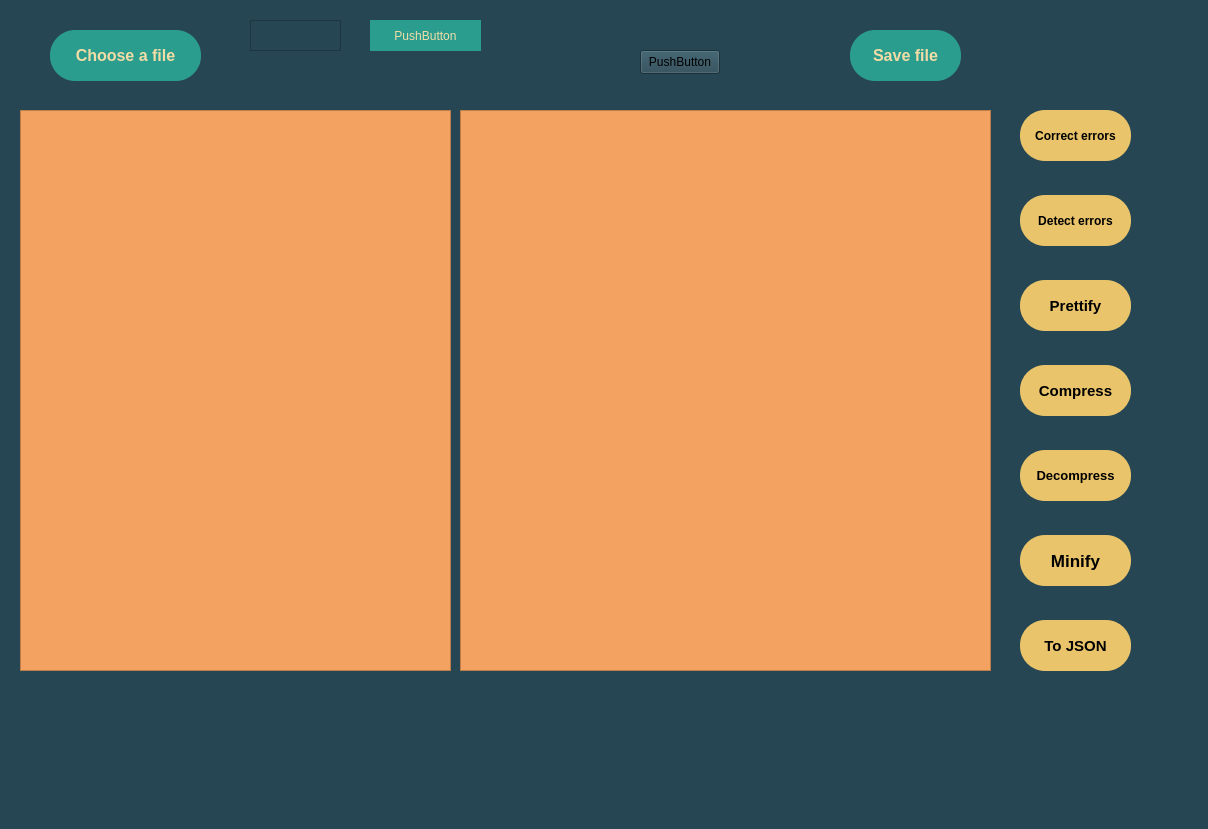
<?xml version="1.0" encoding="UTF-8"?>
<ui version="4.0">
 <class>MainWindow</class>
 <widget class="QMainWindow" name="MainWindow">
  <property name="geometry">
   <rect>
    <x>0</x>
    <y>0</y>
    <width>1208</width>
    <height>829</height>
   </rect>
  </property>
  <property name="windowTitle">
   <string>MainWindow</string>
  </property>
  <property name="styleSheet">
   <string notr="true">background-color: #264653;</string>
  </property>
  <widget class="QWidget" name="centralwidget">
   <widget class="QPushButton" name="pushButton">
    <property name="geometry">
     <rect>
      <x>50</x>
      <y>30</y>
      <width>151</width>
      <height>51</height>
     </rect>
    </property>
    <property name="font">
     <font>
      <pointsize>12</pointsize>
      <bold>true</bold>
     </font>
    </property>
    <property name="styleSheet">
     <string notr="true">QPushButton#pushButton {
border-radius: 25px;
background:  #2a9d8f;
padding: 6px;
color: #F2DCA6;
}</string>
    </property>
    <property name="text">
     <string>Choose a file</string>
    </property>
   </widget>
   <widget class="QPushButton" name="pushButton_2">
    <property name="geometry">
     <rect>
      <x>1020</x>
      <y>280</y>
      <width>111</width>
      <height>51</height>
     </rect>
    </property>
    <property name="font">
     <font>
      <pointsize>11</pointsize>
      <bold>true</bold>
     </font>
    </property>
    <property name="autoFillBackground">
     <bool>false</bool>
    </property>
    <property name="styleSheet">
     <string notr="true">QPushButton#pushButton_2 {
border-radius: 25px;
background: #e9c46a;
padding: 6px;
}</string>
    </property>
    <property name="text">
     <string>Prettify</string>
    </property>
   </widget>
   <widget class="QPushButton" name="pushButton_3">
    <property name="geometry">
     <rect>
      <x>850</x>
      <y>30</y>
      <width>111</width>
      <height>51</height>
     </rect>
    </property>
    <property name="font">
     <font>
      <pointsize>12</pointsize>
      <bold>true</bold>
     </font>
    </property>
    <property name="styleSheet">
     <string notr="true">QPushButton#pushButton_3 {
border-radius: 25px;
background:  #2a9d8f;
padding: 6px;
color: #F2DCA6;
}</string>
    </property>
    <property name="text">
     <string>Save file</string>
    </property>
   </widget>
   <widget class="QPushButton" name="pushButton_4">
    <property name="geometry">
     <rect>
      <x>1020</x>
      <y>365</y>
      <width>111</width>
      <height>51</height>
     </rect>
    </property>
    <property name="font">
     <font>
      <pointsize>11</pointsize>
      <bold>true</bold>
     </font>
    </property>
    <property name="styleSheet">
     <string notr="true">QPushButton#pushButton_4 {
border-radius: 25px;
background: #e9c46a;
padding: 6px;
}</string>
    </property>
    <property name="text">
     <string>Compress</string>
    </property>
   </widget>
   <widget class="QPushButton" name="pushButton_5">
    <property name="geometry">
     <rect>
      <x>1020</x>
      <y>450</y>
      <width>111</width>
      <height>51</height>
     </rect>
    </property>
    <property name="font">
     <font>
      <pointsize>10</pointsize>
      <bold>true</bold>
     </font>
    </property>
    <property name="styleSheet">
     <string notr="true">QPushButton#pushButton_5 {
border-radius: 25px;
background: #e9c46a;
padding: 6px;
}</string>
    </property>
    <property name="text">
     <string>Decompress</string>
    </property>
   </widget>
   <widget class="QPushButton" name="pushButton_6">
    <property name="geometry">
     <rect>
      <x>1020</x>
      <y>535</y>
      <width>111</width>
      <height>51</height>
     </rect>
    </property>
    <property name="font">
     <font>
      <pointsize>13</pointsize>
      <bold>true</bold>
     </font>
    </property>
    <property name="styleSheet">
     <string notr="true">QPushButton#pushButton_6 {
border-radius: 25px;
background: #e9c46a;
padding: 6px;
}</string>
    </property>
    <property name="text">
     <string>Minify</string>
    </property>
   </widget>
   <widget class="QPushButton" name="pushButton_7">
    <property name="geometry">
     <rect>
      <x>1020</x>
      <y>195</y>
      <width>111</width>
      <height>51</height>
     </rect>
    </property>
    <property name="font">
     <font>
      <bold>true</bold>
     </font>
    </property>
    <property name="styleSheet">
     <string notr="true">QPushButton#pushButton_7 {
border-radius: 25px;
background: #e9c46a;
padding: 6px;
}</string>
    </property>
    <property name="text">
     <string>Detect errors</string>
    </property>
   </widget>
   <widget class="QPushButton" name="pushButton_8">
    <property name="geometry">
     <rect>
      <x>1020</x>
      <y>110</y>
      <width>111</width>
      <height>51</height>
     </rect>
    </property>
    <property name="font">
     <font>
      <pointsize>9</pointsize>
      <bold>true</bold>
     </font>
    </property>
    <property name="styleSheet">
     <string notr="true">QPushButton#pushButton_8 {
border-radius: 25px;
background: #e9c46a;
padding: 6px;
}</string>
    </property>
    <property name="text">
     <string>Correct errors</string>
    </property>
   </widget>
   <widget class="QPushButton" name="pushButton_9">
    <property name="geometry">
     <rect>
      <x>1020</x>
      <y>620</y>
      <width>111</width>
      <height>51</height>
     </rect>
    </property>
    <property name="font">
     <font>
      <pointsize>11</pointsize>
      <bold>true</bold>
     </font>
    </property>
    <property name="styleSheet">
     <string notr="true">QPushButton#pushButton_9 {
border-radius: 25px;
background: #e9c46a;
padding: 6px;
}</string>
    </property>
    <property name="text">
     <string>To JSON</string>
    </property>
   </widget>
   <widget class="QTextBrowser" name="textBrowser">
    <property name="geometry">
     <rect>
      <x>20</x>
      <y>110</y>
      <width>431</width>
      <height>561</height>
     </rect>
    </property>
    <property name="styleSheet">
     <string notr="true">QTextBrowser#textBrowser{
background-color: #f4a261;
}</string>
    </property>
   </widget>
   <widget class="QTextBrowser" name="textBrowser_2">
    <property name="geometry">
     <rect>
      <x>460</x>
      <y>110</y>
      <width>531</width>
      <height>561</height>
     </rect>
    </property>
    <property name="styleSheet">
     <string notr="true">QTextBrowser#textBrowser_2{
background-color: #f4a261;
}</string>
    </property>
   </widget>
   <widget class="QPlainTextEdit" name="plainTextEdit">
    <property name="geometry">
     <rect>
      <x>250</x>
      <y>20</y>
      <width>91</width>
      <height>31</height>
     </rect>
    </property>
   </widget>
   <widget class="QPushButton" name="pushButton_10">
    <property name="geometry">
     <rect>
      <x>370</x>
      <y>20</y>
      <width>111</width>
      <height>31</height>
     </rect>
    </property>
    <property name="styleSheet">
     <string notr="true">QPushButton#pushButton_10 {
border-radius: 25px;
background:  #2a9d8f;
padding: 6px;
color: #F2DCA6;
}</string>
    </property>
    <property name="text">
     <string>PushButton</string>
    </property>
   </widget>
   <widget class="QPushButton" name="pushButton_11">
    <property name="geometry">
     <rect>
      <x>640</x>
      <y>50</y>
      <width>80</width>
      <height>24</height>
     </rect>
    </property>
    <property name="text">
     <string>PushButton</string>
    </property>
   </widget>
  </widget>
  <widget class="QStatusBar" name="statusbar"/>
 </widget>
 <resources/>
 <connections/>
</ui>
